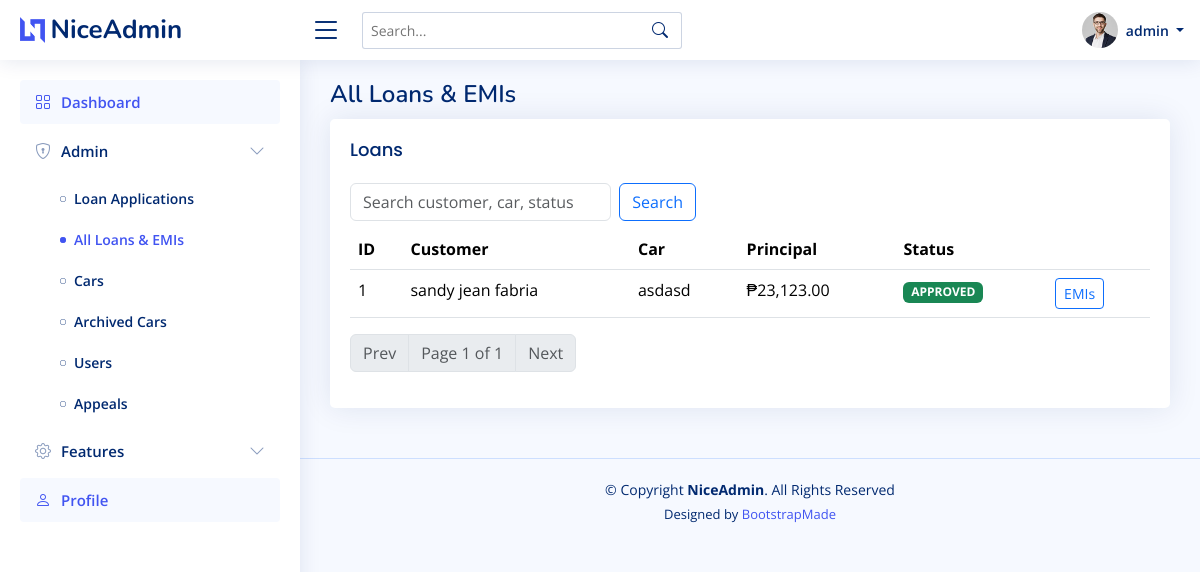
Screenshot of /index.php?page=all_loans (signed in) with the database file from the repository.
### tables this page shows
CREATE TABLE `loans` (
  `id` int(11) NOT NULL,
  `user_id` int(11) NOT NULL,
  `car_id` int(11) NOT NULL,
  `car_price` decimal(12,2) NOT NULL,
  `down_payment` decimal(12,2) NOT NULL,
  `principal` decimal(12,2) NOT NULL,
  `annual_interest_rate` decimal(5,2) NOT NULL,
  `term_months` int(11) NOT NULL,
  `status` enum('pending','approved','rejected') DEFAULT 'pending',
  `admin_note` varchar(255) DEFAULT NULL,
  `created_at` timestamp NOT NULL DEFAULT current_timestamp(),
  `approved_at` timestamp NULL DEFAULT NULL
);

CREATE TABLE `users` (
  `id` int(11) NOT NULL,
  `username` varchar(100) NOT NULL,
  `password_hash` varchar(255) NOT NULL,
  `full_name` varchar(150) NOT NULL,
  `role` enum('admin','customer') NOT NULL DEFAULT 'customer',
  `blocked` tinyint(1) NOT NULL DEFAULT 0,
  `email` varchar(150) DEFAULT NULL,
  `created_at` timestamp NOT NULL DEFAULT current_timestamp()
);

CREATE TABLE `cars` (
  `id` int(11) NOT NULL,
  `model` varchar(120) NOT NULL,
  `plate_no` varchar(20) DEFAULT NULL,
  `price` decimal(12,2) NOT NULL,
  `is_active` tinyint(1) DEFAULT 1,
  `archived` tinyint(1) NOT NULL DEFAULT 0
);

### module/all_loans.php (the view, shortened to what this page needs)
<?php
require_once __DIR__ . '/../db/db.php';
$q = trim($_GET['q'] ?? '');
$page = max(1, (int)($_GET['p'] ?? 1));
$perPage = 10;
$offset = ($page - 1) * $perPage;
$where = '';
$countRes = $conn->query("SELECT COUNT(*) AS c FROM loans l JOIN users u ON u.id=l.user_id JOIN cars c ON c.id=l.car_id $where");
$total = $countRes ? (int)$countRes->fetch_assoc()['c'] : 0;
$res = $conn->query("SELECT l.*, u.full_name, u.username, c.model FROM loans l JOIN users u ON u.id=l.user_id JOIN cars c ON c.id=l.car_id $where ORDER BY l.id DESC LIMIT $perPage OFFSET $offset");
?>
<div class="pagetitle"><h1>All Loans & EMIs</h1></div>
<section class="section">
  <div class="card">
    <div class="card-body">
      <h5 class="card-title">Loans</h5>
      <form class="row g-2 mb-2" method="get">
        <div class="col-md-4">
          <input type="text" class="form-control" name="q" placeholder="Search customer, car, status" value="<?php echo htmlspecialchars($q); ?>">
        </div>
        <div class="col-md-2">
          <button class="btn btn-outline-primary" type="submit">Search</button>
        </div>
      </form>
      <table class="table table-hover">
        <thead><tr>
          <th>ID</th><th>Customer</th><th>Car</th><th>Principal</th><th>Status</th><th></th>
        </tr></thead>
        <tbody>
        <?php while($row=$res->fetch_assoc()): ?>
          <tr>
            <td><?php echo $row['id']; ?></td>
            <td><?php echo htmlspecialchars($row['full_name']); ?></td>
            <td><?php echo htmlspecialchars($row['model']); ?></td>
            <td>₱<?php echo number_format($row['principal'],2); ?></td>
            <td><span class="badge bg-<?php echo $row['status']==='approved'?'success':($row['status']==='rejected'?'danger':'warning'); ?>"><?php echo strtoupper($row['status']); ?></span></td>
            <td>
              <?php if ($row['status']==='approved'): ?>
                <a href="index.php?page=emi_schedule&loan_id=<?php echo $row['id']; ?>" class="btn btn-sm btn-outline-primary">EMIs</a>
              <?php endif; ?>
            </td>
          </tr>
        <?php endwhile; ?>
        </tbody>
      </table>
      <?php
        $totalPages = (int)ceil(max(1, $total) / $perPage);
        $base = 'index.php?page=all_loans&q=' . urlencode($q) . '&p=';
      ?>
      <nav>
        <ul class="pagination">
          <li class="page-item <?php echo $page<=1?'disabled':''; ?>"><a class="page-link" href="<?php echo $base . max(1, $page-1); ?>">Prev</a></li>
          <li class="page-item disabled"><span class="page-link">Page <?php echo $page; ?> of <?php echo $totalPages; ?></span></li>
          <li class="page-item <?php echo $page>=$totalPages?'disabled':''; ?>"><a class="page-link" href="<?php echo $base . min($totalPages, $page+1); ?>">Next</a></li>
        </ul>
      </nav>
    </div>
  </div>
</section>

### assets/css/style.css (style rules this page uses)
:root { scroll-behavior: smooth; }
body { font-family: "Open Sans", sans-serif; background: #f6f9ff; color: #444444; }
a { color: #4154f1; text-decoration: none; }
h1, h2, h3, h4, h5, h6 { font-family: "Nunito", sans-serif; }
.pagetitle { margin-bottom: 10px; }
.pagetitle h1 { font-size: 24px; margin-bottom: 0; font-weight: 600; color: #012970; }
.card { margin-bottom: 30px; border: none; border-radius: 5px; box-shadow: 0px 0 30px rgba(1, 41, 112, 0.1); }
.card-title { padding: 20px 0 15px 0; font-size: 18px; font-weight: 500; color: #012970; font-family: "Poppins", sans-serif; }
.card-body { padding: 0 20px 20px 20px; }

### rows the page displays
loans: id "1", user.full_name "sandy jean fabria", car.model "asdasd", principal "23,123.00", status "APPROVED"

### other values shown
$_SESSION['username'] "admin"
$page "1"
$totalPages "1"
